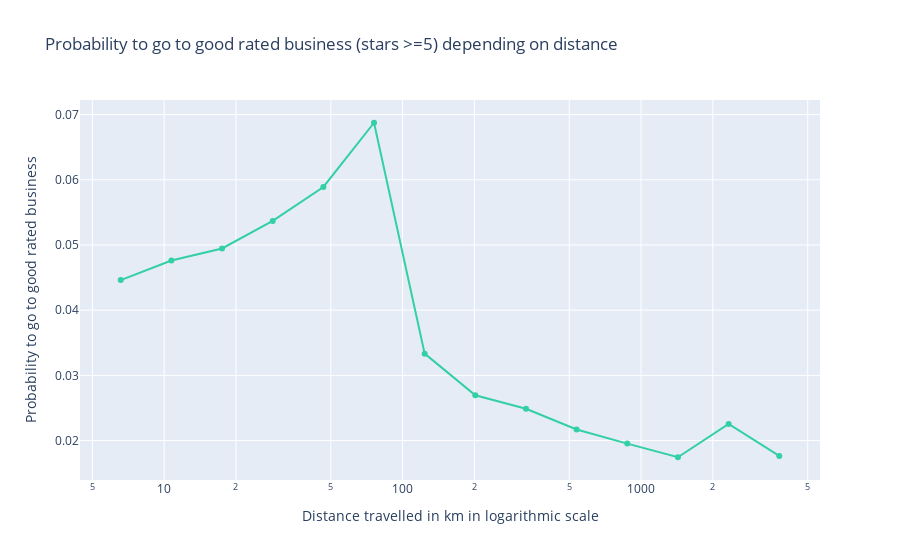

The cell this chart's notebook holds for it:
### Code cell
# Initialize figure
fig = go.Figure()

# Add Traces
fig.add_trace(
    go.Scatter(x=y2,
               y=x2,
               line=dict(color="#33CFA5")))

# Define axies
fig.update_xaxes(title_text="Distance travelled in km in logarithmic scale", type="log")
fig.update_yaxes(title_text="Probability to go to good rated business") 
# Set title
fig.update_layout(title_text="Probability to go to good rated business (stars >=5) depending on distance")
fig.show()

### Figure 1 — Plotly figure (JSON) as saved in the notebook; plotly's stock layout.template omitted (floating-point values rounded to 4 significant figures)
{"data": [{"line": {"color": "#33CFA5"}, "type": "scatter", "x": [6.577, 10.73, 17.49, 28.53, 46.53, 75.89, 123.8, 201.8, 329.2, 536.8, 875.5, 1428.0, 2329.0, 3798.0], "y": [0.04461, 0.04762, 0.04947, 0.05369, 0.05889, 0.06875, 0.03333, 0.02695, 0.02488, 0.0217, 0.01953, 0.01744, 0.02255, 0.01764]}], "layout": {"title": {"text": "Probability to go to good rated business (stars >=5) depending on distance"}, "xaxis": {"title": {"text": "Distance travelled in km in logarithmic scale"}, "type": "log"}, "yaxis": {"title": {"text": "Probability to go to good rated business"}}}}
